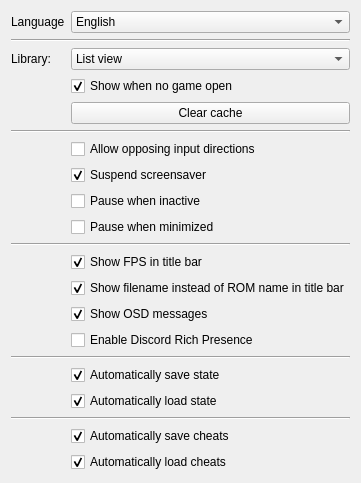
     <widget class="QWidget" name="interface_2">
      <layout class="QFormLayout" name="formLayout_4">
       <item row="0" column="0">
        <widget class="QLabel" name="label_26">
         <property name="text">
          <string>Language</string>
         </property>
        </widget>
       </item>
       <item row="0" column="1">
        <widget class="QComboBox" name="languages">
         <item>
          <property name="text">
           <string>English</string>
          </property>
         </item>
        </widget>
       </item>
       <item row="1" column="0" colspan="2">
        <widget class="Line" name="line_10">
         <property name="orientation">
          <enum>Qt::Horizontal</enum>
         </property>
        </widget>
       </item>
       <item row="2" column="0">
        <widget class="QLabel" name="label_6">
         <property name="text">
          <string>Library:</string>
         </property>
        </widget>
       </item>
       <item row="2" column="1">
        <widget class="QComboBox" name="libraryStyle">
         <item>
          <property name="text">
           <string>List view</string>
          </property>
         </item>
         <item>
          <property name="text">
           <string>Tree view</string>
          </property>
         </item>
        </widget>
       </item>
       <item row="3" column="1">
        <widget class="QCheckBox" name="showLibrary">
         <property name="text">
          <string>Show when no game open</string>
         </property>
         <property name="checked">
          <bool>true</bool>
         </property>
        </widget>
       </item>
       <item row="4" column="1">
        <widget class="QPushButton" name="clearCache">
         <property name="text">
          <string>Clear cache</string>
         </property>
        </widget>
       </item>
       <item row="5" column="0" colspan="2">
        <widget class="Line" name="line_8">
         <property name="orientation">
          <enum>Qt::Horizontal</enum>
         </property>
        </widget>
       </item>
       <item row="6" column="1">
        <widget class="QCheckBox" name="allowOpposingDirections">
         <property name="text">
          <string>Allow opposing input directions</string>
         </property>
        </widget>
       </item>
       <item row="7" column="1">
        <widget class="QCheckBox" name="suspendScreensaver">
         <property name="text">
          <string>Suspend screensaver</string>
         </property>
         <property name="checked">
          <bool>true</bool>
         </property>
        </widget>
       </item>
       <item row="8" column="1">
        <widget class="QCheckBox" name="pauseOnFocusLost">
         <property name="text">
          <string>Pause when inactive</string>
         </property>
        </widget>
       </item>
       <item row="9" column="1">
        <widget class="QCheckBox" name="pauseOnMinimize">
         <property name="text">
          <string>Pause when minimized</string>
         </property>
        </widget>
       </item>
       <item row="10" column="0" colspan="2">
        <widget class="Line" name="line_17">
         <property name="orientation">
          <enum>Qt::Horizontal</enum>
         </property>
        </widget>
       </item>
       <item row="11" column="1">
        <widget class="QCheckBox" name="showFps">
         <property name="text">
          <string>Show FPS in title bar</string>
         </property>
         <property name="checked">
          <bool>true</bool>
         </property>
        </widget>
       </item>
       <item row="14" column="1">
        <widget class="QCheckBox" name="useDiscordPresence">
         <property name="text">
          <string>Enable Discord Rich Presence</string>
         </property>
        </widget>
       </item>
       <item row="15" column="0" colspan="2">
        <widget class="Line" name="line_13">
         <property name="orientation">
          <enum>Qt::Horizontal</enum>
         </property>
        </widget>
       </item>
       <item row="16" column="1">
        <widget class="QCheckBox" name="autosave">
         <property name="text">
          <string>Automatically save state</string>
         </property>
         <property name="checked">
          <bool>true</bool>
         </property>
        </widget>
       </item>
       <item row="17" column="1">
        <widget class="QCheckBox" name="autoload">
         <property name="text">
          <string>Automatically load state</string>
         </property>
         <property name="checked">
          <bool>true</bool>
         </property>
        </widget>
       </item>
       <item row="18" column="0" colspan="2">
        <widget class="Line" name="line_16">
         <property name="orientation">
          <enum>Qt::Horizontal</enum>
         </property>
        </widget>
       </item>
       <item row="19" column="1">
        <widget class="QCheckBox" name="cheatAutosave">
         <property name="text">
          <string>Automatically save cheats</string>
         </property>
         <property name="checked">
          <bool>true</bool>
         </property>
        </widget>
       </item>
       <item row="20" column="1">
        <widget class="QCheckBox" name="cheatAutoload">
         <property name="text">
          <string>Automatically load cheats</string>
         </property>
         <property name="checked">
          <bool>true</bool>
         </property>
        </widget>
       </item>
       <item row="13" column="1">
        <widget class="QCheckBox" name="showOSD">
         <property name="text">
          <string>Show OSD messages</string>
         </property>
         <property name="checked">
          <bool>true</bool>
         </property>
        </widget>
       </item>
       <item row="12" column="1">
        <widget class="QCheckBox" name="showFilename">
         <property name="text">
          <string>Show filename instead of ROM name in title bar</string>
         </property>
         <property name="checked">
          <bool>true</bool>
         </property>
        </widget>
       </item>
      </layout>
     </widget>
